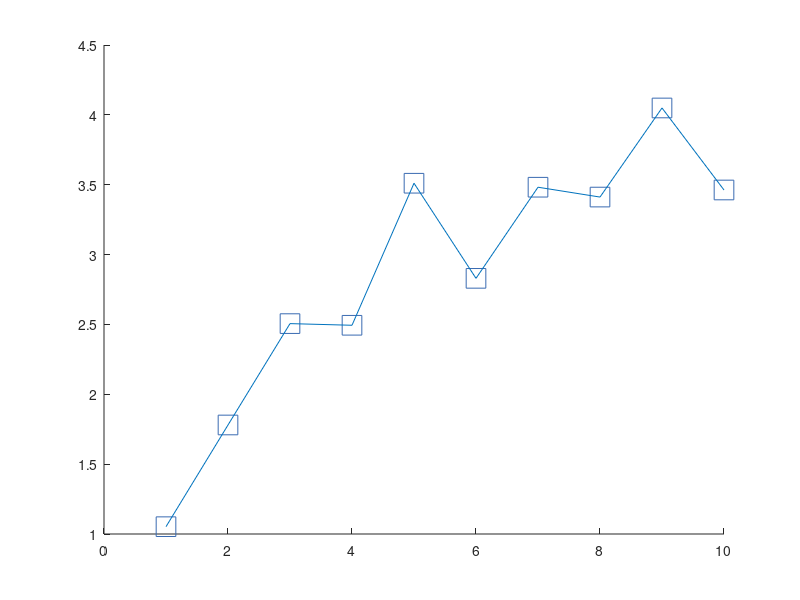

Write MATLAB code to recreate this figure. (Note: this script raises an error after producing the figure.)
%% Matlab Line and Scatter Plot with Multiple Lines and Axis Lines
% *back to* <https://fanwangecon.github.io *Fan*>*'s* <https://fanwangecon.github.io/Math4Econ/ 
% *Intro Math for Econ*>*,*  <https://fanwangecon.github.io/M4Econ/ *Matlab Examples*>*, 
% or* <https://fanwangecon.github.io/MEconTools/ *MEconTools*> *Repositories*
%% Six lines Plot
% Colors from <http://ksrowell.com/blog-visualizing-data/2012/02/02/optimal-colors-for-graphs/ 
% optimal colors>. Generate A line plot with multiple lines using safe colors, 
% with differening shapes. Figures include lines as well as scatter overlayed 
% jointly. 

close all
figure();
hold on;

blue = [57 106 177]./255;
red = [204 37 41]./255;
black = [83 81 84]./255;
green = [62 150 81]./255;
brown = [146 36 40]./255;
purple = [107 76 154]./255;
cl_colors = {blue, red, black, ...
             green, brown, purple};
cl_legend = {'For Borr', 'Inf Borr', 'For+Inf Br', 'For+Br+Save', 'Bridge Loan', 'For Save'};
cl_scatter_shapes = {'s','x','o','d','p','*'};
cl_linestyle = {'--','-',':','-.','--','-'};
it_sca_bs = 20;
cl_scatter_csizes = {10*it_sca_bs, 20*it_sca_bs, 10*it_sca_bs, 10*it_sca_bs, 5*it_sca_bs, 8*it_sca_bs};
it_line_bs = 2;
cl_line_csizes = {1*it_line_bs, 2*it_line_bs, 1*it_line_bs, 1*it_line_bs, 1*it_line_bs, 2*it_line_bs};

it_x_groups_n = length(cl_scatter_csizes);
it_x_n = 10;

% Generate Random Data
rng(123);
mat_y = rand([it_x_n, it_x_groups_n]);
mat_y = mat_y + sqrt(1:it_x_groups_n);
mat_y = mat_y + log(1:it_x_n)';
ar_x = 1:1:it_x_n;

ar_it_graphs_run = 1:6;
it_graph_counter = 0;
ls_chart = [];
for it_fig = ar_it_graphs_run

    % Counter
    it_graph_counter = it_graph_counter + 1;

    % Y Outcome
    ar_y = mat_y(:, it_fig)';

    % Color and Size etc
    it_csize = cl_scatter_csizes{it_fig};
    ar_color = cl_colors{it_fig};
    st_shape = cl_scatter_shapes{it_fig};
    st_lnsty = cl_linestyle{it_fig};
    st_lnwth = cl_line_csizes{it_fig};
    
    % plot scatter and include in legend
    ls_chart(it_graph_counter) = scatter(ar_x, ar_y, it_csize, ar_color, st_shape);

    % plot line do not include in legend
    line = plot(ar_x, ar_y);
    line.HandleVisibility = 'off';
    line.Color = ar_color;
    line.LineStyle = st_lnsty;
    line.HandleVisibility = 'off';
    line.LineWidth = st_lnwth;

    % Legend to include
    cl_legend{it_graph_counter} = cl_legend{it_fig};
end

% Legend
legend(ls_chart, cl_legend, 'Location', 'southeast');

% labeling
title('Optimal Savings');
ylabel('Savings Levels');
xlabel('Cash-on-Hand Today');
grid on;
snapnow;
%% Horizontal and Vertical Lines and 45 Degree
% Draw x and y axis, and draw a 45 degree line.

figure();

xline0 = xline(0);
xline0.HandleVisibility = 'off';
xline0.Color = red;
xline0.LineStyle = '--';
yline0 = yline(0);
yline0.HandleVisibility = 'off';
yline0.LineWidth = 1;

hline = refline([1 0]);
hline.Color = 'k';
hline.LineStyle = ':';
hline.HandleVisibility = 'off';

snapnow;
grid on;
grid minor;